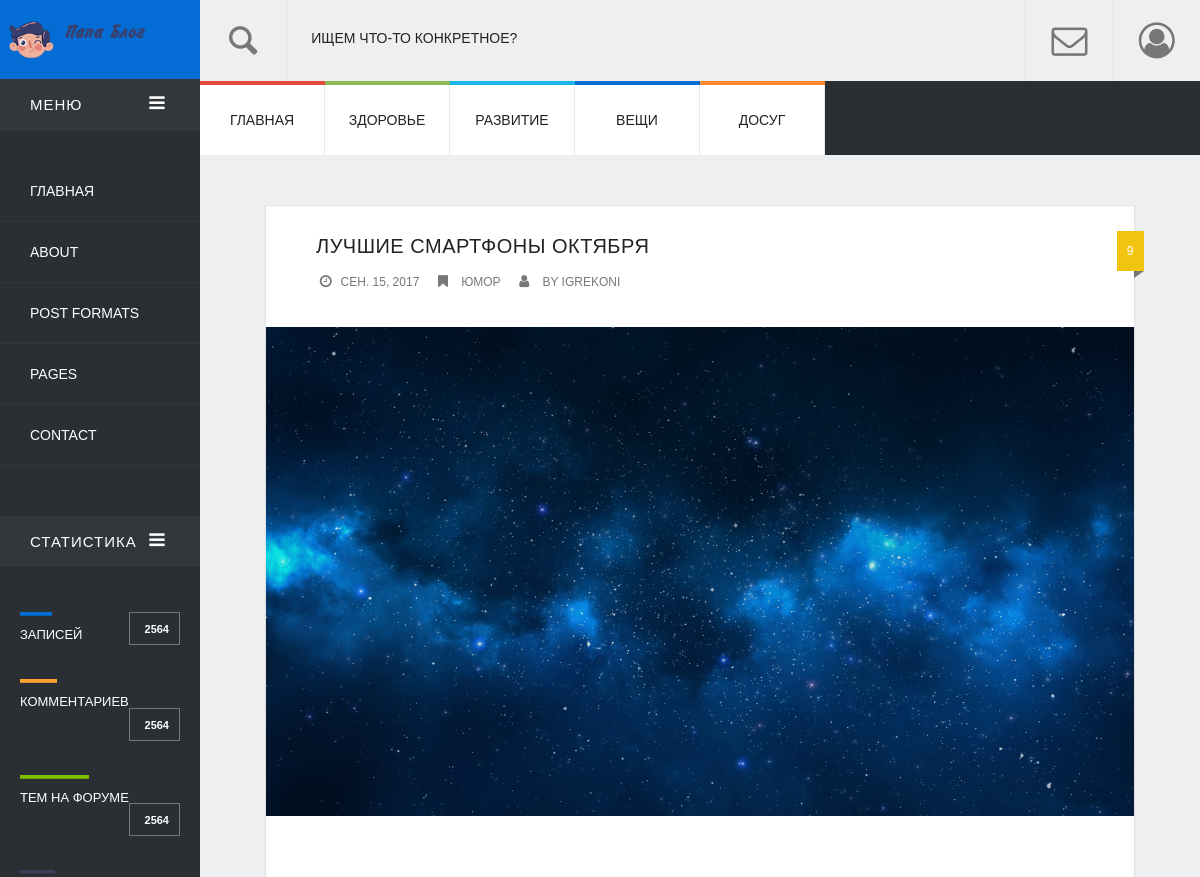
The app's page /luchshie-smartfony-oktiabria/ (upper part), older data.
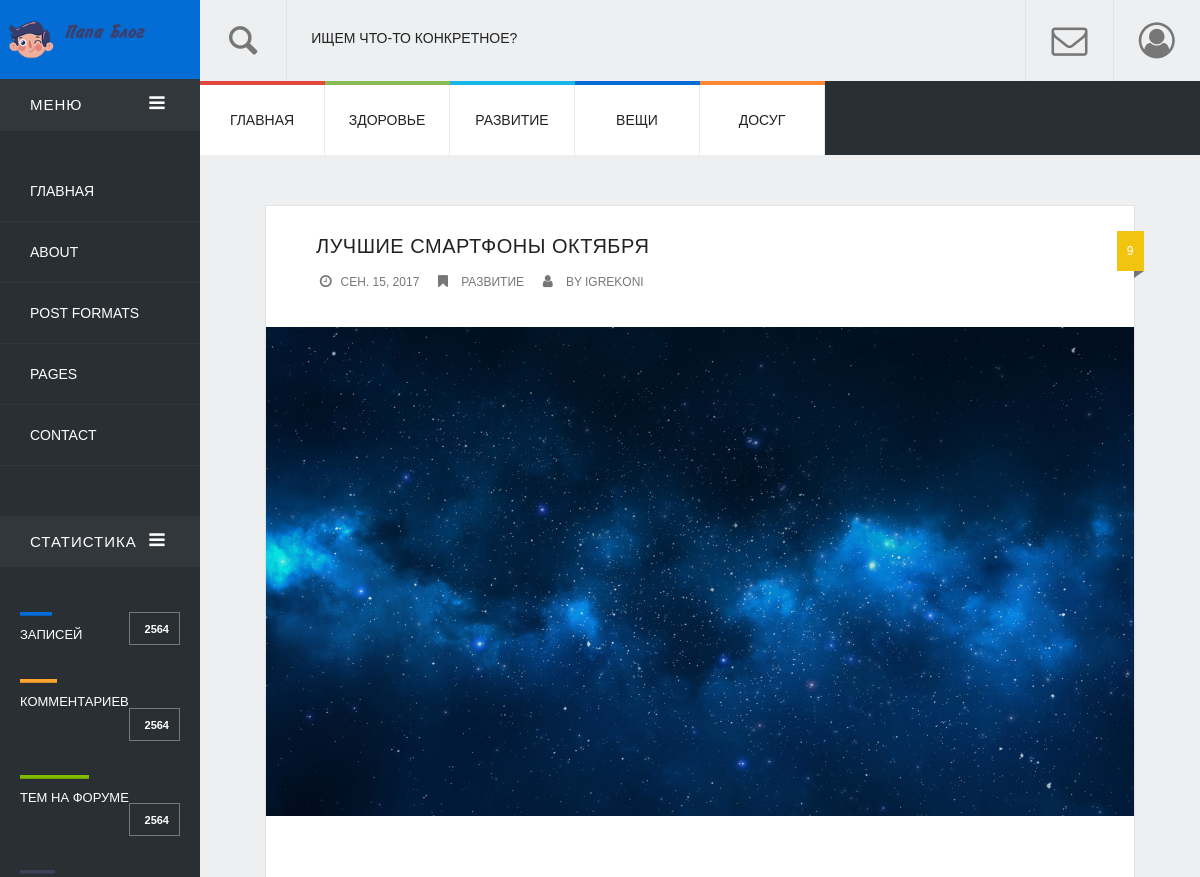
The same page, newer data.
### posts/models.py (models this page shows, shortened)
class Post(models.Model):
    user = models.ForeignKey(settings.AUTH_USER_MODEL, default=1)
    title = models.CharField(max_length=120, blank=False)
    image = models.ImageField(upload_to=upload_location,
                              null=True, blank=True, height_field='height_field', width_field='width_field')
    height_field = models.IntegerField(default=0)
    width_field = models.IntegerField(default=0)
    previewText = models.TextField(max_length=260, blank=True)
    fullText = models.TextField()
    slug = models.SlugField(unique=True)
    draft = models.BooleanField(default=False)
    publish = models.DateField(auto_now=False, auto_now_add=False)
    updated = models.DateTimeField(auto_now=True, auto_now_add=False)
    timestamp = models.DateTimeField(auto_now=False, auto_now_add=True)
    category = models.CharField(max_length=40, choices=categories(), default='CH')
    tags = TaggableManager(blank=True)
    class Meta:
        ordering = ["-timestamp"]

### posts/views.py (the view)
# urls.py: url(r'^(?P<slug>[\w-]+)/$', Detail.as_view(), name='detail'),
class Detail(DetailView):
    template_name = 'posts/detail.html'
    model = Post

### templates/posts/detail.html (shortened to what this page needs)
{% extends "index.html" %}
{% load static %}
{% block content %}
<div class="col-md-12 w-100">
    <div class="single-post">
        <div class="article-and-feature post-bottom-content bg-box-shadow each-section" data-scroll-index="0">
            <h3>{{ object.title }} <span class="mobile-bg">9<a class="mobile-bg" href="#comments">9 комментариев</a></span></h3>
            <div class="meta-info">
                <p class="date"><i class="icon-clock"></i><a href="#">{{ object.publish }}</a></p>
                <p class="category"><i class="icon-bookmark"></i>  <a href="#">{{ object.category }}</a> </p>
                <p class="author"><i class="icon-user"></i> <a href="#">by {{ object.user }}</a></p>
            </div>
            {% if object.image %}
                <img src="{{ object.image.url }}" alt="{{ object.title }}" class="img-responsive" />
            {% endif %}
            <div class="article-content">
            </div>
        </div>
</div>
    </div>
{% endblock content %}

### templates/index.html (shortened to what this page needs)
{% load static %}
<!DOCTYPE html>
<html lang="ru">
<head>
    {% include "snippets/css.html" %}
</head>
<body>
<div class="container-fluid home-1" id="container-full">
    <div class="row">
        <div class="col-md-2 no-padding">
            <div id="left-sidebar">
                <div class="sidebar-menu">
                    <div class="logo">
                        <a href="{% url 'posts:mainpage' %}"><img src="{% static 'images/logo.png' %}" alt="Папа блог" /></a>
                    </div>
                    {% include "snippets/sidebar.html" %}
                </div>
            </div>
        </div>
        <div class="col-md-10 no-padding">
            {% include "snippets/topbar.html" %}
            {% include "snippets/mainmenu.html" %}
            <div class="main-content">
                <div class="row">
                    <div class="col-md-9  w-100">
                        {% block content %}{% endblock content %}
                    </div>
                    {% block sidebar %}
                    <div class="text-center">
                    </div>
                    {% endblock sidebar %}
                </div>
            </div>
        </div>
    </div>
</div>
</body>
</html>

### templates/snippets/css.html (shortened to what this page needs)
{% load static %}
<link rel="stylesheet" href="{% static 'css/highlight.css' %}">
<link rel="stylesheet" href="{% static 'css/Pe-icon-7-stroke.css' %}">
<link rel="stylesheet" href="{% static 'css/meanmenu.css' %}">
<link rel="stylesheet" href="{% static 'css/animate.css' %}">
<link rel="stylesheet" href="{% static 'css/fontello.css' %}">
<link rel="stylesheet" href="{% static 'css/font.css' %}">
<link rel="stylesheet" href="{% static "css/bootstrap.min.css" %}" />
<link rel="stylesheet" href="{% static 'css/style.css' %}">
<link rel="stylesheet" href="{% static 'css/responsive.css' %}">
<link rel="stylesheet" href="{% static "css/bootstrap-theme.min.css" %}" />

### templates/snippets/sidebar.html (shortened to what this page needs)
{% load static %}
<div id="menu-area" class="menu-area toogle-sidebar-sections">
    <div class="menu-head">
        <a href="#0" class="accordion-toggle">Меню <span class="toggle-icon"><i class="icon-menu"></i></span></a>
        <div class="accordion-content">
            <div class="menu-body">
                <ul>
                    <li class="home"><a href="#0">Главная</a></li>
                    <li><a href="about.html">About</a></li>
                    <li class="sm-post"><a href="#0">Post Formats</a></li>
                    <li class="short-code"><a href="#0">Pages</a></li>
                    <li><a href="contact.html">Contact</a></li>
                </ul>
            </div>
        </div>
    </div>
</div>
<div class="top-rated-area toogle-sidebar-sections">
    <div class="top-rated-head">
        <a href="#0" class="accordion-toggle">Статистика <span class="toggle-icon"><i class="icon-menu"></i></span></a>
        <div class="accordion-content">
            <div class="top-rated-body">
                <a href="#0" class="top-rated-item javascript">
                    <div class="progress">
                        <div class="progress-bar" role="progressbar" aria-valuenow="20" aria-valuemin="0" aria-valuemax="100" style="width: 20%;">
                        </div>
                    </div>
                    <div class="top-rated-heading">Записей</div>
                    <div class="top-rated-count">
                        <div class="progress-score">
                            <i class="fa fa-eye"></i>
                            <span>2564</span>
                        </div>
                    </div>
                </a>
                <a href="#0" class="top-rated-item iphone">
                    <div class="progress">
                        <div class="progress-bar" role="progressbar" aria-valuenow="23" aria-valuemin="0" aria-valuemax="100" style="width: 23%;">
                        </div>
                    </div>
                    <div class="top-rated-heading">Комментариев</div>
                    <div class="top-rated-count">
                        <div class="progress-score">
                            <i class="fa fa-eye"></i>
                            <span>2564</span>
                        </div>
                    </div>
                </a>
                <a href="#0" class="top-rated-item top-hills">
                    <div class="progress">
                        <div class="progress-bar" role="progressbar" aria-valuenow="43" aria-valuemin="0" aria-valuemax="100" style="width: 43%;">
                        </div>
                    </div>
                    <div class="top-rated-heading">Тем на форуме</div>
                    <div class="top-rated-count">
                        <div class="progress-score">
                            <i class="fa fa-eye"></i>
                            <span>2564</span>
                        </div>
                    </div>
                </a>
                <a href="#0" class="top-rated-item ebola-virus">
                    <div class="progress">
                        <div class="progress-bar" role="progressbar" aria-valuenow="82" aria-valuemin="0" aria-valuemax="100" style="width: 22%;">
                        </div>
                    </div>
                </a>
            </div>
        </div>
    </div>
</div>

### templates/snippets/topbar.html (shortened to what this page needs)
<div class="top-bar">
    <div class="top-bar-head">
        <div class="search">
            <i class="icon-search showSingle" id="1"></i>
            <p>Ищем что-то конкретное?</p>
        </div>
        <div class="login-user pull-right showSingle" id="2">
            <i class="icon-user-circle-o"></i>
        </div>
        <div class="login-mail pull-right showSingle" id="3">
            <i class="icon-mail"></i>
        </div>
    </div>
</div>

### templates/snippets/mainmenu.html
<div class="category-nav">
    <div id="mega-menu" class="mega-menu">
        <ul>
            <li id="life-style" class="mega-menu-li life-style"><a href="{% url 'posts:mainpage' %}" title="Главная">Главная</a></li>
            <li id="travel" class="mega-menu-li travel"><a href="{% url 'posts:health' %}" title="Здоровье">Здоровье</a></li>
            <li id="sports" class="mega-menu-li sports"><a href="{% url 'posts:growth' %}" title="Развитие">Развитие</a></li>
            <li id="coding" class="mega-menu-li coding"><a href="{% url 'posts:things' %}" title="Вещи">Вещи</a></li>
            <li id="music" class="mega-menu-li music"><a href="{% url 'posts:dosug' %}" title="Досуг">Досуг</a></li>
        </ul>
    </div>
</div>

### templates/snippets/sidebarcontent.html (shortened to what this page needs)
{% load static %}

### templates/snippets/scripts.html (shortened to what this page needs)
{% load static %}

### static_cdn/css/meanmenu.css (style rules this page uses)
.mean-container .mean-nav ul li a:hover, { background: #222; color:#fff; }

### static_cdn/css/responsive.css (style rules this page uses)
@media only screen and (min-device-width: 320px) and (max-device-width: 1024px) { html { -webkit-text-size-adjust: none; } }
@media (max-width: 1280px) { .main-content { padding: 40px 35px; } }
@media (max-width: 1280px) { .post-bottom-content { margin-left: 10px; margin-right: 10px; min-height: 400px; } }
@media (max-width: 1200px) { .main-content { padding: 50px; } }
@media (max-width: 1200px) { .post-bottom-content { margin-left: 13px; margin-right: 13px; min-height: 430px; } }
@media (max-width: 1200px) { .w-100 { width: 100%; } }

Row changes from the older to the newer data that the page shows:
changed Post "ЛУЧШИЕ СМАРТФОНЫ ОКТЯБРЯ": category "ЮМОР" → "РАЗВИТИЕ"
